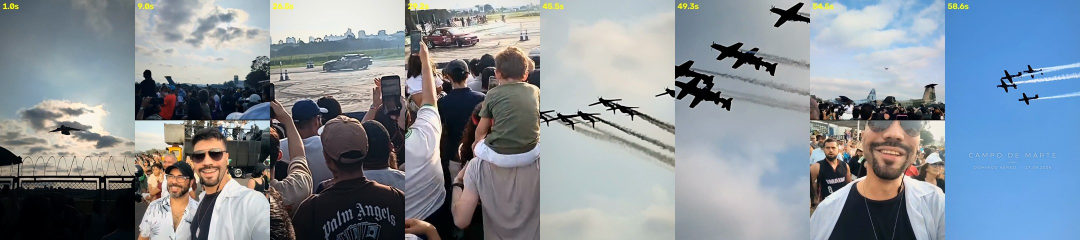
#> input picture entrega/quadros_chave.jpg, 2160 x 480 px (shown at 1/2 size); its folder holds only this picture in this run
$ python -i lib.py   (imports and definitions only)   (older library calls are emulated)
#> lines starting #> are read from the running program, lines starting #| are printed output that depends on the picture
"""Core helpers for the Campo de Marte edit: frame access, subject tracking, virtual 9:16 camera, grading."""
import os, json, glob, subprocess
import numpy as np, cv2
from scipy.ndimage import gaussian_filter1d

S = os.environ.get('S', '/tmp/claude-0/-home-user-Video/f8f0d442-cac9-55ab-9a30-19dc4913e7e5/scratchpad')
OUT_W, OUT_H, FPS = 1080, 1920, 24


def src_path(name):
    return [x for x in glob.glob(S + '/raw/*/*.mp4') if name in os.path.basename(x)][0]


# [28 lines left out: functions probe, read_all, pane, not called in this run]


# ---------------------------------------------------------------- tracking
def load_dets(name):
    d = json.load(open(f'{S}/tracks/{name}.json'))
    return d['fps'], d['dets']


# [34 lines left out: functions subject_series, fill_nan, not called in this run]


# ---------------------------------------------------------------- camera motion (for non-tracked shots)
def global_shifts(frames, roi=None):
    """Content translation between consecutive frames via phase correlation."""
    sh = [(0.0, 0.0)]
    prev = None
    win = None
    for f in frames:
        g = cv2.cvtColor(f, cv2.COLOR_BGR2GRAY).astype(np.float32)
        if roi is not None:
            y0, y1, x0, x1 = roi
            g = g[y0:y1, x0:x1]
        g = cv2.GaussianBlur(g, (0, 0), 1.0)
        g = g - cv2.GaussianBlur(g, (0, 0), 12)  # high-pass: texture, not exposure
        if win is None:
            win = cv2.createHanningWindow(g.shape[::-1], cv2.CV_32F)
        if prev is not None:
            (dx, dy), r = cv2.phaseCorrelate(prev, g, win)
            if r < 0.05 or abs(dx) > 60 or abs(dy) > 60:
                dx, dy = 0.0, 0.0
            sh.append((dx, dy))
        prev = g
    return np.array(sh[:len(frames)])


# ---------------------------------------------------------------- grading
def srgb_to_lin(x):
    return np.where(x <= 0.04045, x / 12.92, ((x + 0.055) / 1.055) ** 2.4)


def lin_to_srgb(x):
    x = np.clip(x, 0, None)
    return np.where(x <= 0.0031308, 12.92 * x, 1.055 * np.power(x, 1 / 2.4) - 0.055)


# [77 lines left out: functions shot_stats, make_grader, vignette, not called in this run]


class FFWriter:
    # [4 lines left out: function __init__, not called in this run]

    def write(self, img):
        self.p.stdin.write(np.ascontiguousarray(img).tobytes())

    def close(self):
        self.p.stdin.close(); self.p.wait()

>>> import cv2
>>> picture = cv2.imread('../entrega/quadros_chave.jpg', cv2.IMREAD_GRAYSCALE)
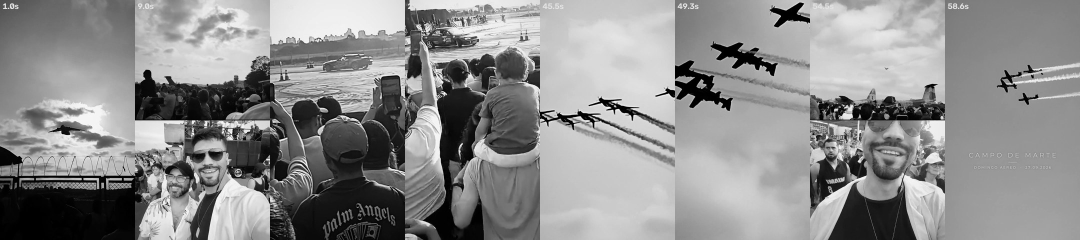
#> picture: shape (480, 2160) (shown at 1/2 size); min 0, max 255, mean 140.7
#> the loop in global_shifts, `for f in frames:` made 1 pass
#> after the loop in global_shifts, `for f in frames:`: sh = [(0, 0)]
#> (the run stopped early here; a loop or call above may not have finished)
